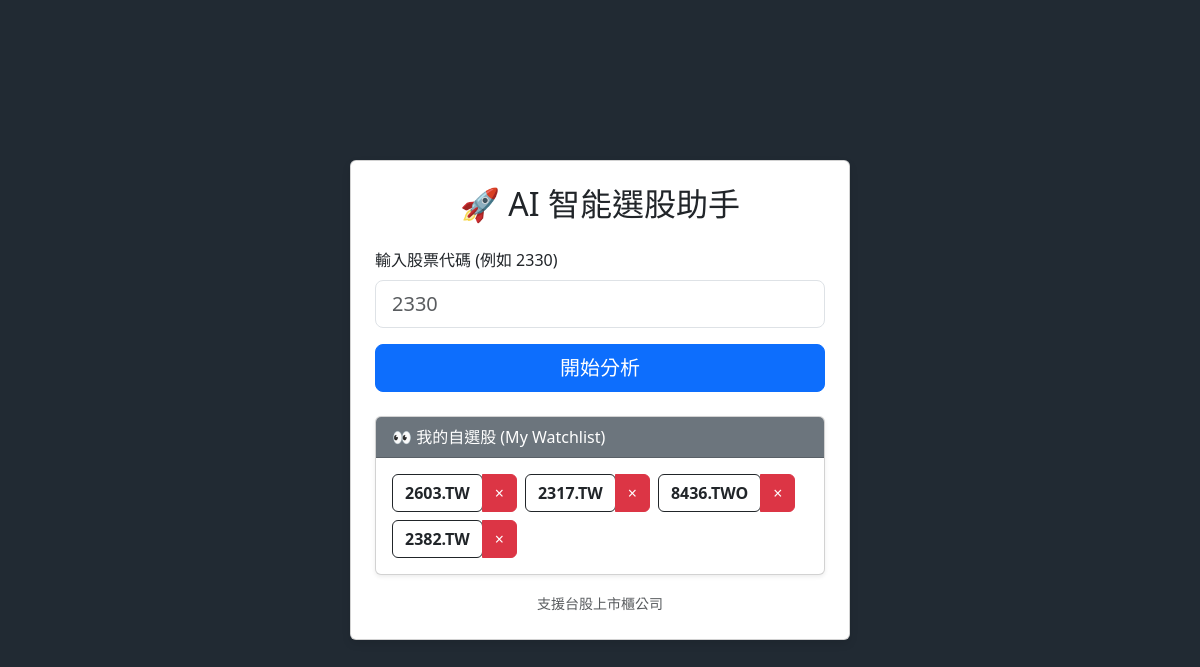
Before: / with the older database file.
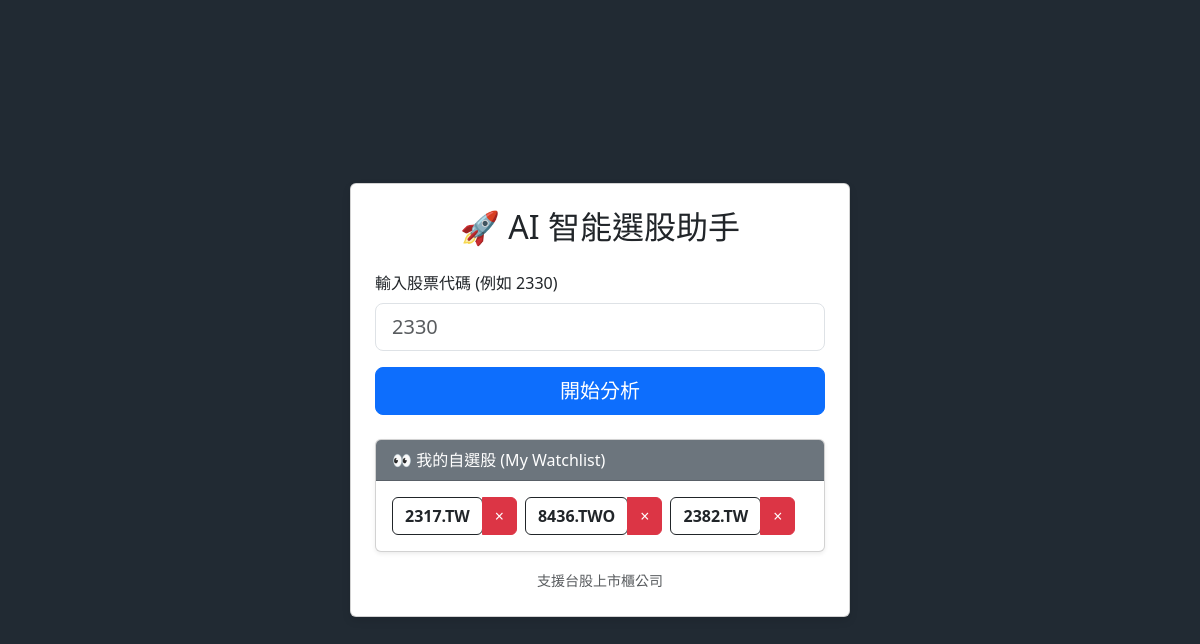
After: the same page with the newer database file.
### app.py (models this page shows)
class Watchlist(db.Model):
    id = db.Column(db.Integer, primary_key=True)
    ticker = db.Column(db.String(10), unique=True, nullable=False)

### app.py (the view)
@app.route('/', methods=['GET', 'POST'])
def index():
    watchlist = Watchlist.query.all()
    if request.method == 'POST':
        ticker = request.form.get('ticker').strip()
        if not ticker.endswith('.TW') and ticker.isdigit():
            ticker = f"{ticker}.TW"
        return analyze(ticker)
    return render_template('index.html', watchlist=watchlist)

### templates/index.html (shortened to what this page needs)
<!DOCTYPE html>
<html lang="zh-TW">
<head>
    <link href="https://cdn.jsdelivr.net/npm/bootstrap@5.3.0/dist/css/bootstrap.min.css" rel="stylesheet">
</head>
<body>
    <div class="card p-4">
        <h2 class="text-center mb-4">🚀 AI 智能選股助手</h2>
        <form method="POST" id="analyze-form">
            <div class="mb-3">
                <label for="ticker" class="form-label">輸入股票代碼 (例如 2330)</label>
                <input type="text" class="form-control form-control-lg" id="ticker" name="ticker" placeholder="2330" required>
            </div>
            <button type="submit" class="btn btn-primary w-100 btn-lg" id="submit-btn">開始分析</button>
        </form>
        {% if watchlist %}
        <div class="card mt-4 shadow-sm">
            <div class="card-header bg-secondary text-white">
                👀 我的自選股 (My Watchlist)
            </div>
            <div class="card-body">
                <div class="d-flex flex-wrap gap-2">
                    {% for stock in watchlist %}
                        <div class="btn-group" role="group">
                            <form action="/" method="POST" style="display:inline;">
                                <button type="submit" class="btn btn-outline-dark fw-bold">
                                    {{ stock.ticker }}
                                </button>
                            </form>
                            <a href="{{ url_for('delete_from_watchlist', id=stock.id) }}"
                            class="btn btn-danger"
                            onclick="return confirm('確定要移除 {{ stock.ticker }} 嗎？');">
                                &times;
                            </a>
                        </div>
                    {% endfor %}
                </div>
            </div>
        </div>
        {% endif %}
        <div class="mt-3 text-center text-muted">
            <small>支援台股上市櫃公司</small>
        </div>
    </div>
</body>
</html>

### templates/index.html (style rules this page uses)
body { background-color: #212a33; display: flex; justify-content: center; align-items: center; height: 100vh; }
.card { width: 100%; max-width: 500px; box-shadow: 0 4px 8px rgba(0,0,0,0.1); }

Changed rows visible on the page:
removed Watchlist: ticker "2603.TW"
